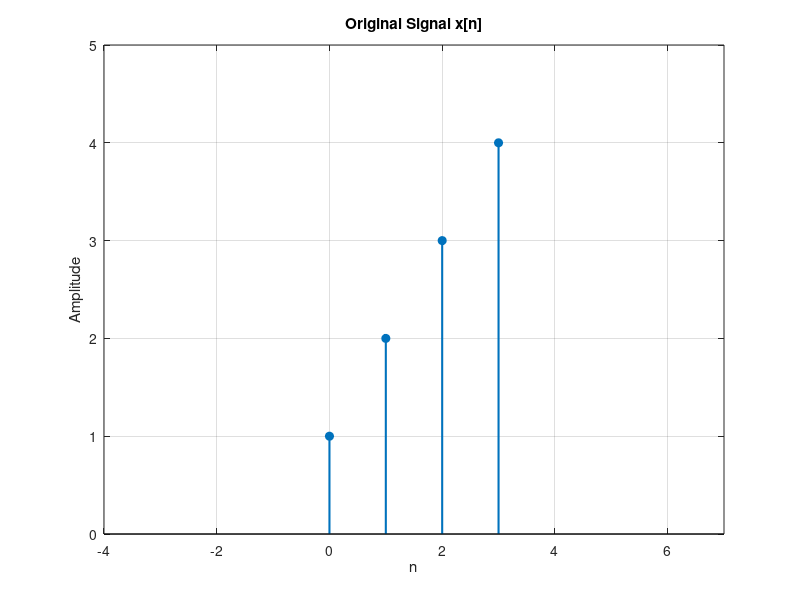
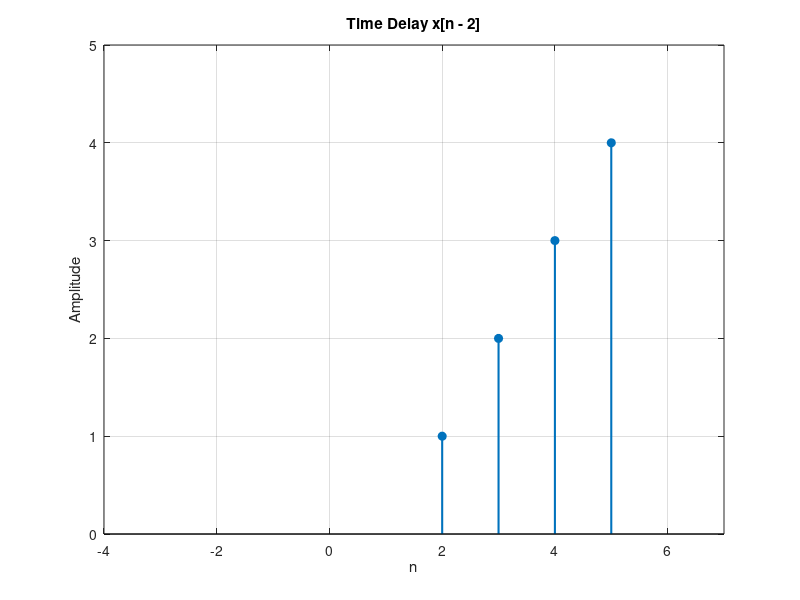
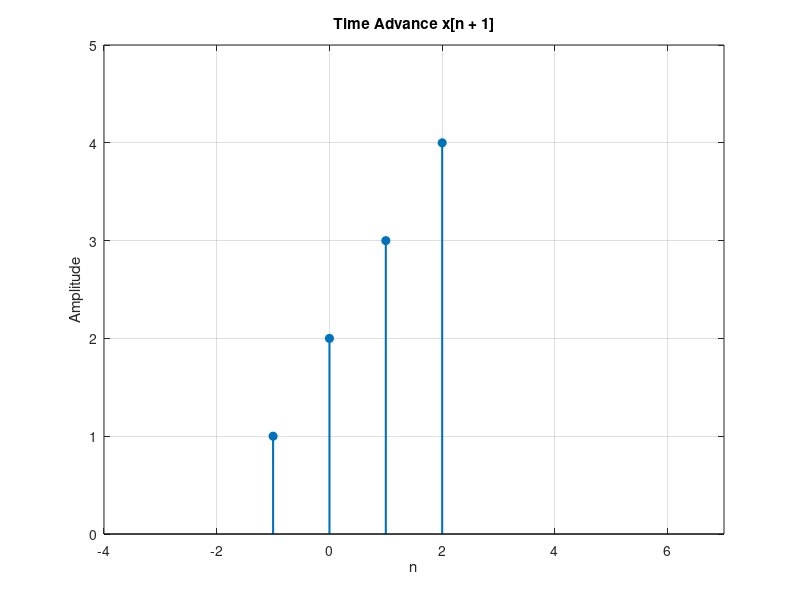
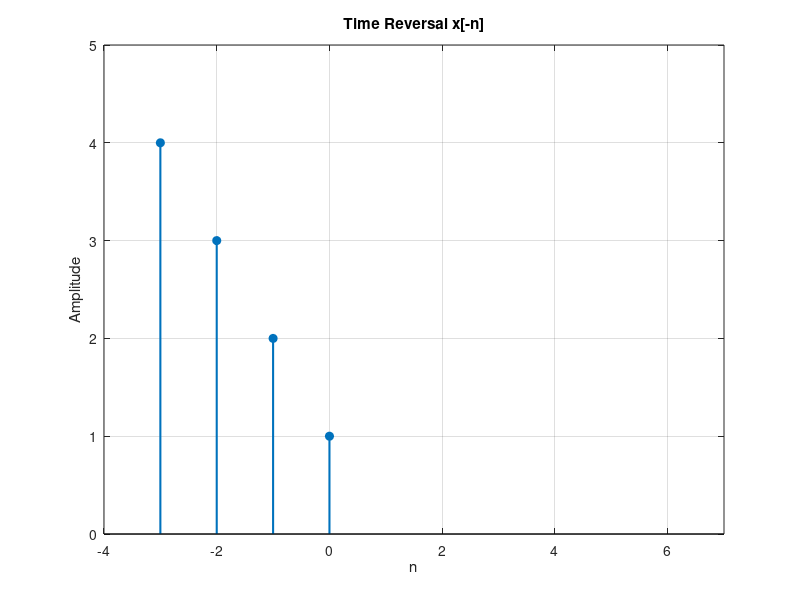

The MATLAB source for these figures, in order:
clc;
clear;
close all;

% =========================================================
%                  ORIGINAL SIGNAL DEFINITION
% =========================================================
n = 0:3;
x = [1 2 3 4];

figure(1);
stem(n, x, 'filled', 'LineWidth', 1.5);
title('Original Signal x[n]');
xlabel('n');
ylabel('Amplitude');
grid on;
axis([-4 7 0 5]);

% =========================================================
%         1. TIME DELAY: x[n - 2] (Shift Right by 2)
% =========================================================
nd = n + 2; % Shift the time axis right: 2 to 5
xd = x;     % Signal amplitudes stay identical

figure(2);
stem(nd, xd, 'filled', 'LineWidth', 1.5);
title('Time Delay x[n - 2]');
xlabel('n');
ylabel('Amplitude');
grid on;
axis([-4 7 0 5]);

% =========================================================
%        2. TIME ADVANCE: x[n + 1] (Shift Left by 1)
% =========================================================
na = n - 1; % Shift the time axis left: -1 to 2
xa = x;     % Signal amplitudes stay identical

figure(3);
stem(na, xa, 'filled', 'LineWidth', 1.5);
title('Time Advance x[n + 1]');
xlabel('n');
ylabel('Amplitude');
grid on;
axis([-4 7 0 5]);

% =========================================================
%         3. TIME REVERSAL: x[-n] (Reflection)
% =========================================================
nr = -fliplr(n); % Flip time axis signs and order: -3 to 0
xr = fliplr(x);  % Reverse amplitude tracking order

figure(4);
stem(nr, xr, 'filled', 'LineWidth', 1.5);
title('Time Reversal x[-n]');
xlabel('n');
ylabel('Amplitude');
grid on;
axis([-4 7 0 5]);

% =========================================================
%         4. TIME COMPRESSION: x[2n] (Downsampling)
% =========================================================
% Keeps every 2nd sample: n=0 (val=1), n=2 (val=3)
nc = 0:floor(max(n)/2); 
xc = x(1:2:end); 

figure(5);
stem(nc, xc, 'filled', 'LineWidth', 1.5);
title('Compression x[2n]');
xlabel('n');
ylabel('Amplitude');
grid on;
axis([-4 7 0 5]);

% =========================================================
%         5. TIME EXPANSION: x[n/2] (Upsampling)
% =========================================================
% Inserts zeros between original samples
ne = 0:(2 * max(n));          % Expanded axis: 0 to 6
xe = zeros(1, length(ne));    % Initialize zero vector
xe(1:2:end) = x;              % Place original values at even slots (0, 2, 4, 6)

figure(6);
stem(ne, xe, 'filled', 'LineWidth', 1.5);
title('Expansion x[n/2]');
xlabel('n');
ylabel('Amplitude');
grid on;
axis([-4 7 0 5]);
